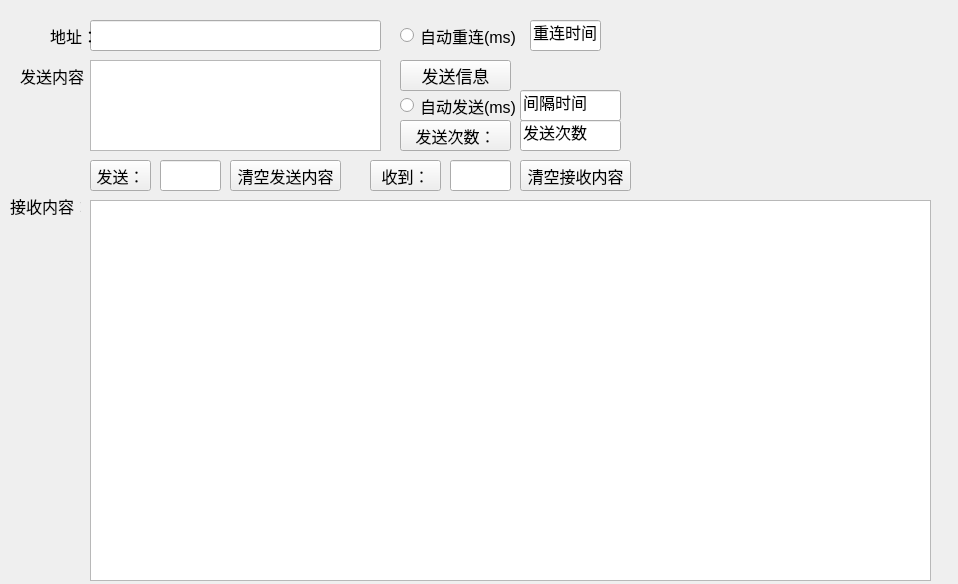
<?xml version="1.0" encoding="UTF-8"?>
<ui version="4.0">
 <class>Form</class>
 <widget class="QWidget" name="Form">
  <property name="geometry">
   <rect>
    <x>0</x>
    <y>0</y>
    <width>958</width>
    <height>584</height>
   </rect>
  </property>
  <property name="sizePolicy">
   <sizepolicy hsizetype="Expanding" vsizetype="Preferred">
    <horstretch>0</horstretch>
    <verstretch>0</verstretch>
   </sizepolicy>
  </property>
  <property name="windowTitle">
   <string>Form</string>
  </property>
  <widget class="QLineEdit" name="lineEdit">
   <property name="geometry">
    <rect>
     <x>90</x>
     <y>20</y>
     <width>291</width>
     <height>31</height>
    </rect>
   </property>
  </widget>
  <widget class="QPushButton" name="pushButton_2">
   <property name="geometry">
    <rect>
     <x>230</x>
     <y>160</y>
     <width>111</width>
     <height>31</height>
    </rect>
   </property>
   <property name="font">
    <font>
     <pointsize>12</pointsize>
    </font>
   </property>
   <property name="text">
    <string>清空发送内容</string>
   </property>
  </widget>
  <widget class="QLabel" name="label">
   <property name="geometry">
    <rect>
     <x>50</x>
     <y>20</y>
     <width>41</width>
     <height>31</height>
    </rect>
   </property>
   <property name="font">
    <font>
     <pointsize>12</pointsize>
     <weight>50</weight>
     <bold>false</bold>
    </font>
   </property>
   <property name="lineWidth">
    <number>1</number>
   </property>
   <property name="text">
    <string>地址：</string>
   </property>
   <property name="wordWrap">
    <bool>false</bool>
   </property>
  </widget>
  <widget class="QLabel" name="label_2">
   <property name="geometry">
    <rect>
     <x>20</x>
     <y>60</y>
     <width>71</width>
     <height>31</height>
    </rect>
   </property>
   <property name="font">
    <font>
     <pointsize>12</pointsize>
     <weight>50</weight>
     <bold>false</bold>
    </font>
   </property>
   <property name="lineWidth">
    <number>1</number>
   </property>
   <property name="text">
    <string>发送内容：</string>
   </property>
   <property name="wordWrap">
    <bool>false</bool>
   </property>
  </widget>
  <widget class="QPushButton" name="pushButton_3">
   <property name="geometry">
    <rect>
     <x>400</x>
     <y>60</y>
     <width>111</width>
     <height>31</height>
    </rect>
   </property>
   <property name="font">
    <font>
     <pointsize>13</pointsize>
    </font>
   </property>
   <property name="text">
    <string>发送信息</string>
   </property>
  </widget>
  <widget class="QLineEdit" name="lineEdit_2">
   <property name="geometry">
    <rect>
     <x>530</x>
     <y>20</y>
     <width>71</width>
     <height>31</height>
    </rect>
   </property>
   <property name="font">
    <font>
     <pointsize>12</pointsize>
    </font>
   </property>
   <property name="text">
    <string>重连时间</string>
   </property>
  </widget>
  <widget class="QLabel" name="label_3">
   <property name="geometry">
    <rect>
     <x>10</x>
     <y>190</y>
     <width>71</width>
     <height>31</height>
    </rect>
   </property>
   <property name="font">
    <font>
     <pointsize>12</pointsize>
     <weight>50</weight>
     <bold>false</bold>
    </font>
   </property>
   <property name="lineWidth">
    <number>1</number>
   </property>
   <property name="text">
    <string>接收内容：</string>
   </property>
   <property name="wordWrap">
    <bool>false</bool>
   </property>
  </widget>
  <widget class="QRadioButton" name="radioButton">
   <property name="geometry">
    <rect>
     <x>400</x>
     <y>20</y>
     <width>121</width>
     <height>31</height>
    </rect>
   </property>
   <property name="font">
    <font>
     <pointsize>12</pointsize>
    </font>
   </property>
   <property name="text">
    <string>自动重连(ms)</string>
   </property>
  </widget>
  <widget class="QPushButton" name="pushButton_4">
   <property name="geometry">
    <rect>
     <x>370</x>
     <y>160</y>
     <width>71</width>
     <height>31</height>
    </rect>
   </property>
   <property name="font">
    <font>
     <pointsize>12</pointsize>
    </font>
   </property>
   <property name="text">
    <string>收到：</string>
   </property>
  </widget>
  <widget class="QLineEdit" name="lineEdit_3">
   <property name="geometry">
    <rect>
     <x>450</x>
     <y>160</y>
     <width>61</width>
     <height>31</height>
    </rect>
   </property>
  </widget>
  <widget class="QPushButton" name="pushButton_5">
   <property name="geometry">
    <rect>
     <x>90</x>
     <y>160</y>
     <width>61</width>
     <height>31</height>
    </rect>
   </property>
   <property name="font">
    <font>
     <pointsize>12</pointsize>
    </font>
   </property>
   <property name="text">
    <string>发送：</string>
   </property>
  </widget>
  <widget class="QLineEdit" name="lineEdit_4">
   <property name="geometry">
    <rect>
     <x>160</x>
     <y>160</y>
     <width>61</width>
     <height>31</height>
    </rect>
   </property>
  </widget>
  <widget class="QPushButton" name="pushButton_6">
   <property name="geometry">
    <rect>
     <x>520</x>
     <y>160</y>
     <width>111</width>
     <height>31</height>
    </rect>
   </property>
   <property name="font">
    <font>
     <pointsize>12</pointsize>
    </font>
   </property>
   <property name="text">
    <string>清空接收内容</string>
   </property>
  </widget>
  <widget class="QRadioButton" name="radioButton_2">
   <property name="geometry">
    <rect>
     <x>400</x>
     <y>90</y>
     <width>121</width>
     <height>31</height>
    </rect>
   </property>
   <property name="font">
    <font>
     <pointsize>12</pointsize>
    </font>
   </property>
   <property name="text">
    <string>自动发送(ms)</string>
   </property>
  </widget>
  <widget class="QLineEdit" name="lineEdit_5">
   <property name="geometry">
    <rect>
     <x>520</x>
     <y>90</y>
     <width>101</width>
     <height>31</height>
    </rect>
   </property>
   <property name="font">
    <font>
     <pointsize>12</pointsize>
    </font>
   </property>
   <property name="text">
    <string>间隔时间</string>
   </property>
  </widget>
  <widget class="QLineEdit" name="lineEdit_6">
   <property name="geometry">
    <rect>
     <x>520</x>
     <y>120</y>
     <width>101</width>
     <height>31</height>
    </rect>
   </property>
   <property name="font">
    <font>
     <pointsize>12</pointsize>
    </font>
   </property>
   <property name="text">
    <string>发送次数</string>
   </property>
  </widget>
  <widget class="QPushButton" name="pushButton_7">
   <property name="geometry">
    <rect>
     <x>400</x>
     <y>120</y>
     <width>111</width>
     <height>31</height>
    </rect>
   </property>
   <property name="font">
    <font>
     <pointsize>12</pointsize>
    </font>
   </property>
   <property name="text">
    <string>发送次数：</string>
   </property>
  </widget>
  <widget class="QPlainTextEdit" name="plainTextEdit">
   <property name="geometry">
    <rect>
     <x>90</x>
     <y>60</y>
     <width>291</width>
     <height>91</height>
    </rect>
   </property>
  </widget>
  <widget class="QTextEdit" name="textEdit">
   <property name="geometry">
    <rect>
     <x>90</x>
     <y>200</y>
     <width>841</width>
     <height>381</height>
    </rect>
   </property>
  </widget>
 </widget>
 <resources/>
 <connections/>
</ui>
